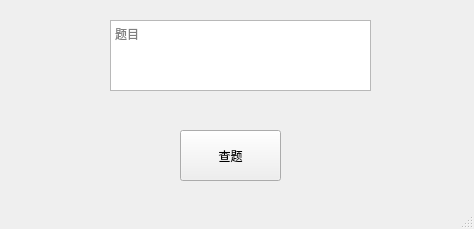
<?xml version="1.0" encoding="UTF-8"?>
<ui version="4.0">
 <class>MainWindow</class>
 <widget class="QMainWindow" name="MainWindow">
  <property name="geometry">
   <rect>
    <x>0</x>
    <y>0</y>
    <width>474</width>
    <height>229</height>
   </rect>
  </property>
  <property name="windowTitle">
   <string>无脑查题拿高分</string>
  </property>
  <widget class="QWidget" name="centralwidget">
   <widget class="QPushButton" name="pushButton">
    <property name="geometry">
     <rect>
      <x>180</x>
      <y>130</y>
      <width>101</width>
      <height>51</height>
     </rect>
    </property>
    <property name="styleSheet">
     <string notr="true">font: 14pt &quot;Adobe Devanagari&quot;;</string>
    </property>
    <property name="text">
     <string>查题</string>
    </property>
   </widget>
   <widget class="QTextEdit" name="textEdit">
    <property name="geometry">
     <rect>
      <x>110</x>
      <y>20</y>
      <width>261</width>
      <height>71</height>
     </rect>
    </property>
    <property name="placeholderText">
     <string>题目</string>
    </property>
   </widget>
  </widget>
  <widget class="QStatusBar" name="statusbar"/>
 </widget>
 <resources/>
 <connections/>
</ui>
